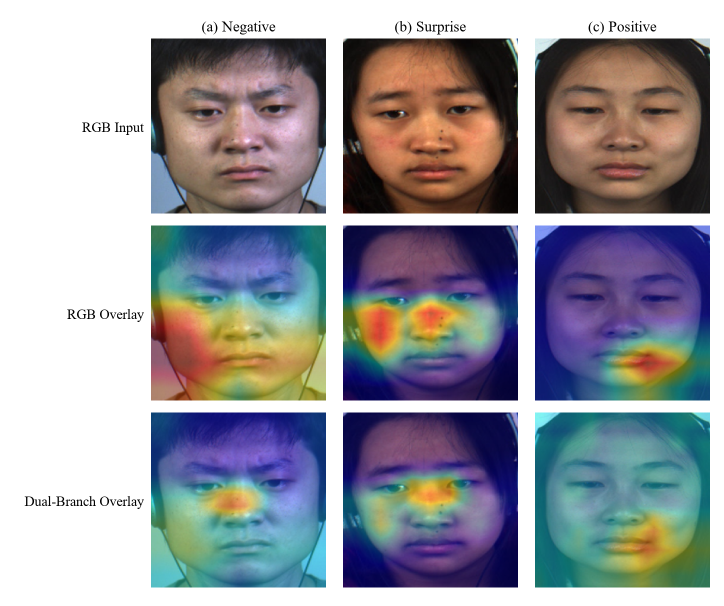
#> input picture grad-cam-lunwen/gradcam_selected_for_paper_clean_horizontal.png, 1448 x 1211 px, given in place of dual_branch_gradcampp_panel.png, which was not available (shown at 1/2 size)
$ python compose_selected_gradcam_panel.py
#> lines starting #> are read from the running program, lines starting #| are printed output that depends on the picture; pictures that were not available may be replaced by others from this repository, and a replacement may not be noted
from pathlib import Path

from PIL import Image, ImageDraw, ImageFont


BASE_DIR = Path(__file__).resolve().parent

PANELS = [
    ("(a) Negative Sample", BASE_DIR / "outputs_batch5_rgb_cbam_dyn_layer3_gradcampp" / "sub01_EP19_05f_negative" / "dual_branch_gradcampp_panel.png"),
    ("(b) Surprise Sample", BASE_DIR / "outputs_batch5_rgb_cbam_dyn_layer3_gradcampp" / "sub02_EP13_04_surprise" / "dual_branch_gradcampp_panel.png"),
    ("(c) Positive Sample", BASE_DIR / "outputs_batch5_rgb_cbam_dyn_layer3_gradcampp" / "sub09_EP02_01f_positive" / "dual_branch_gradcampp_panel.png"),
]

OUTPUT_PATH = BASE_DIR / "gradcam_selected_for_paper.png"

BACKGROUND = "white"
TEXT_COLOR = "black"
TARGET_WIDTH = 920
CROP_TOP_PIXELS = 58
MASK_TOP_PIXELS = 14
TOP_MARGIN = 24
BOTTOM_MARGIN = 28
ROW_GAP = 24
LABEL_GAP = 10


def load_font(size: int):
#> called with size = 30
    candidates = [
        "times.ttf",
        "Times New Roman.ttf",
        "timesbd.ttf",
        "Times.ttf",
    ]
    for name in candidates:
        try:
            return ImageFont.truetype(name, size=size)
        except OSError:
            continue
    return ImageFont.load_default()


LABEL_FONT = load_font(30)


def text_size(text: str, font):
    dummy = Image.new("RGB", (10, 10), "white")
    draw = ImageDraw.Draw(dummy)
    bbox = draw.textbbox((0, 0), text, font=font)
    return bbox[2] - bbox[0], bbox[3] - bbox[1]


def resize_keep_ratio(image: Image.Image, target_width: int) -> Image.Image:
    scale = target_width / image.width
    target_height = int(round(image.height * scale))
    return image.resize((target_width, target_height), Image.Resampling.LANCZOS)


def crop_panel_header(image: Image.Image) -> Image.Image:
    width, height = image.size
    crop_top = min(CROP_TOP_PIXELS, max(0, height - 1))
    cropped = image.crop((0, crop_top, width, height))
    if MASK_TOP_PIXELS > 0:
        draw = ImageDraw.Draw(cropped)
        draw.rectangle((0, 0, cropped.width, min(MASK_TOP_PIXELS, cropped.height)), fill="white")
    return cropped


def main() -> None:
    processed = []
    max_width = 0
    total_height = TOP_MARGIN + BOTTOM_MARGIN

    for label, path in PANELS:
        image = Image.open(path).convert("RGB")
#> image is the input picture: PIL image 1448x1211 RGB; mean R, G, B 153.8, 153.9, 160.4
        image = crop_panel_header(image)
#> in crop_panel_header, `cropped = image.crop((0, crop_top, width, height))`:
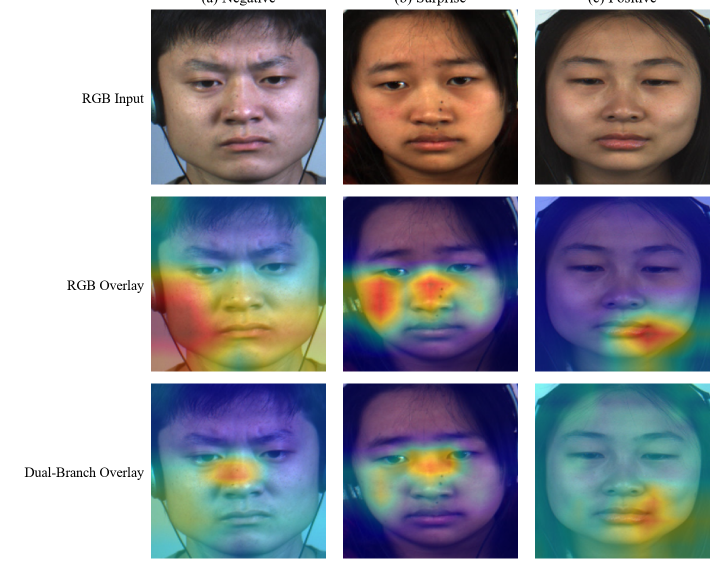
#> cropped: PIL image 1448x1153 RGB (shown at 1/2 size); mean R, G, B 149, 149, 155.8
#> image: PIL image 1448x1153 RGB
        image = resize_keep_ratio(image, TARGET_WIDTH)
#> in resize_keep_ratio, `return image.resize((target_width, target_height), Image.Resampling.LA..`:
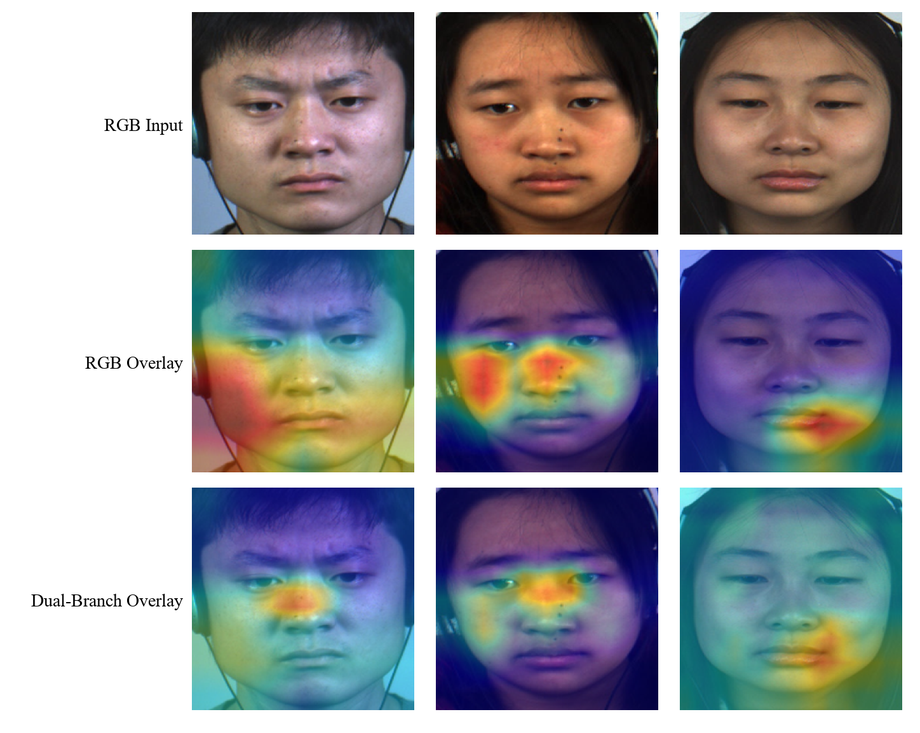
#> returned value: PIL image 920x733 RGB; mean R, G, B 149, 149.1, 155.8
        label_w, label_h = text_size(label, LABEL_FONT)
        processed.append((label, image, label_w, label_h))
        max_width = max(max_width, image.width)
#> max_width = 920
        total_height += image.height + LABEL_GAP + label_h
#> total_height = 824
#> pass 2 of the loop in main, `for label, path in PANELS:`:
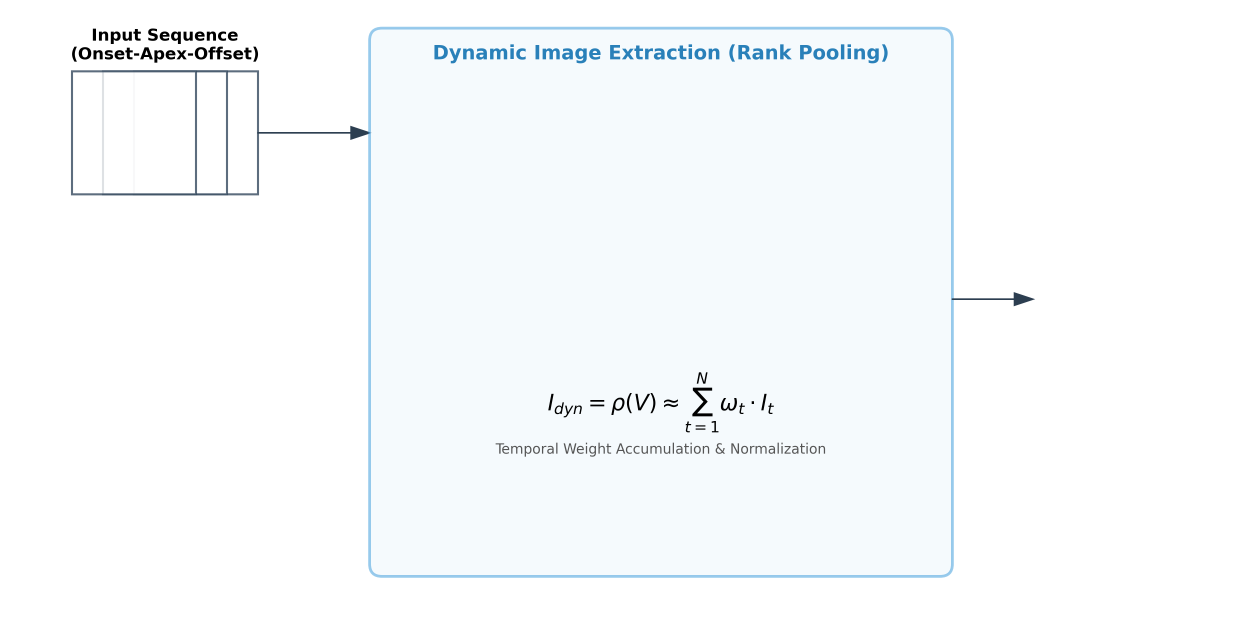
#> input picture Dynamic_Image_Process.png, 3780 x 1907 px, given in place of dual_branch_gradcampp_panel.png, which was not available (shown at 1/3 size)
#> in crop_panel_header (call 2), `cropped = image.crop((0, crop_top, width, height))`:
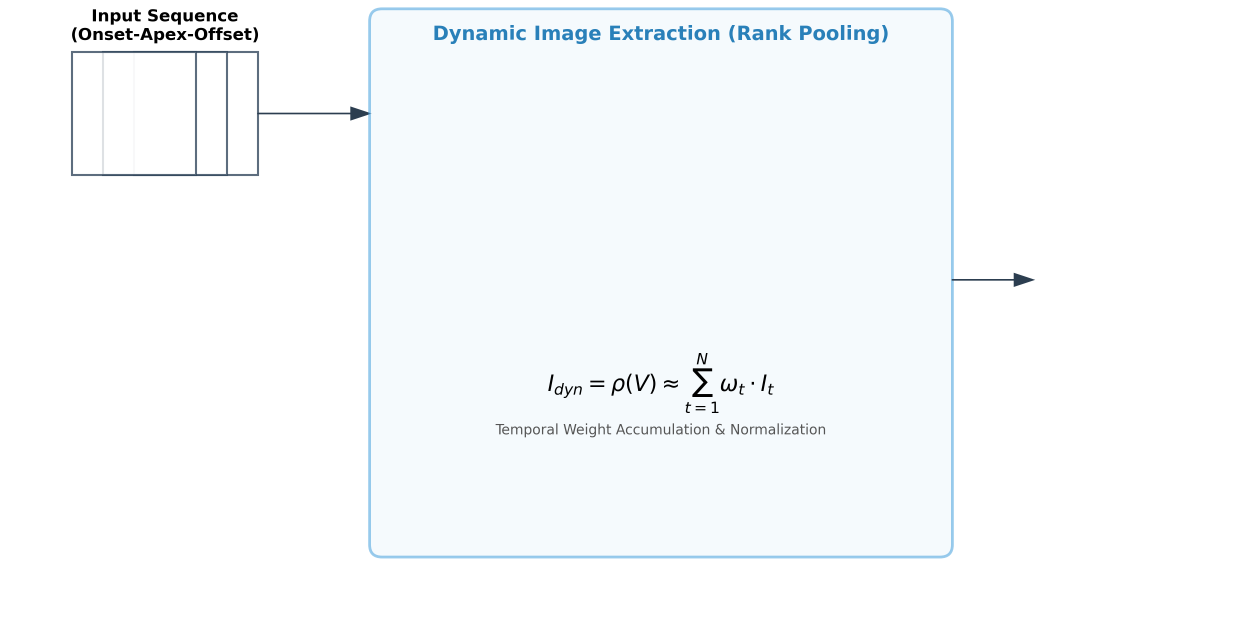
#> cropped: PIL image 3780x1849 RGB (shown at 1/3 size); mean R, G, B 247.7, 250.5, 252.2
#> in resize_keep_ratio (call 2), `return image.resize((target_width, target_height), Image.Resampling.LA..`:
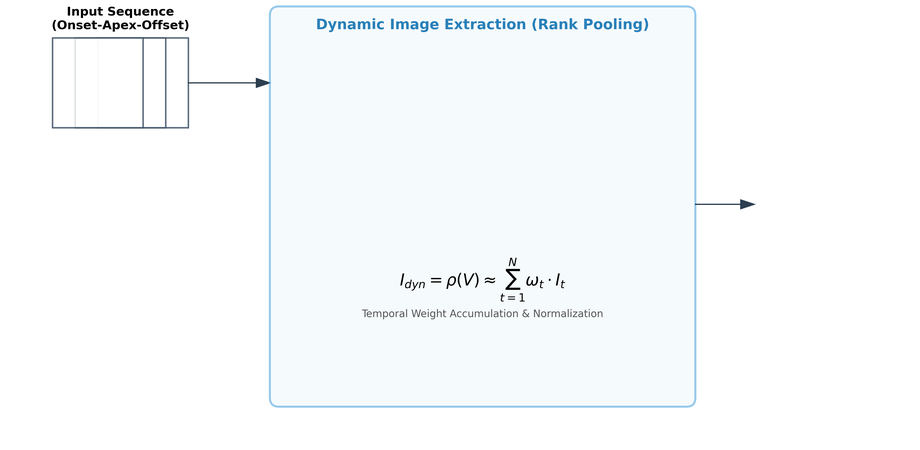
#> returned value: PIL image 920x450 RGB; mean R, G, B 247.6, 250.4, 252.2

    total_height += ROW_GAP * (len(processed) - 1)
#> total_height = 1850
    canvas_width = max_width + 80
#> canvas_width = 1000

    canvas = Image.new("RGB", (canvas_width, total_height), BACKGROUND)
#> canvas: PIL image 1000x1850 RGB; every value is 255
    draw = ImageDraw.Draw(canvas)

    y = TOP_MARGIN
    for idx, (label, image, label_w, label_h) in enumerate(processed):
        x = (canvas_width - image.width) // 2
        canvas.paste(image, (x, y))
        label_x = (canvas_width - label_w) // 2
        label_y = y + image.height + LABEL_GAP
        draw.text((label_x, label_y), label, fill=TEXT_COLOR, font=LABEL_FONT)
        y = label_y + label_h
        if idx != len(processed) - 1:
            y += ROW_GAP
#> this loop made 3 passes
#> (label, label_w, label_x, label_y, y) on passes 1 to 3: ('(a) Negative Sample', 308, 346, 767, 820), ('(b) Surprise Sample', 298, 351, 1280, 1333), ('(c) Positive Sample', 287, 356, 1793, 1822)
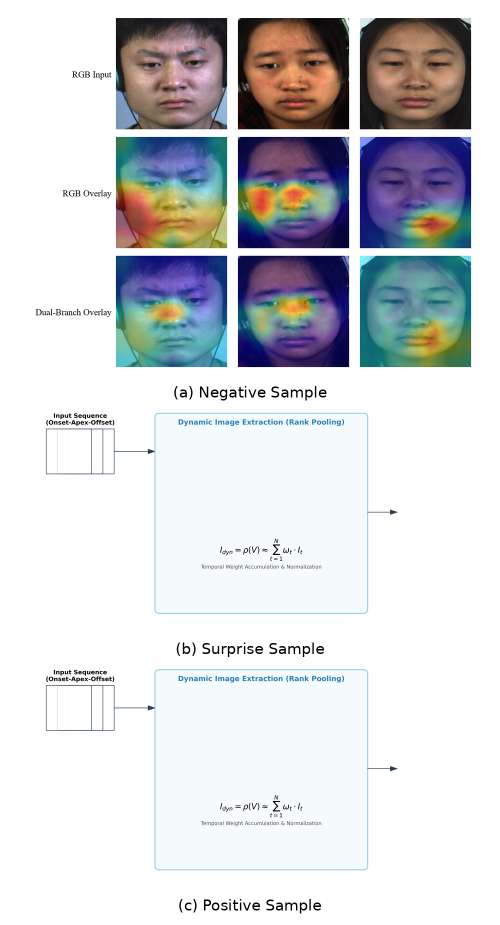
#> canvas: PIL image 1000x1850 RGB (shown at 1/2 size); mean R, G, B 212.3, 213.5, 216.8

    canvas.save(OUTPUT_PATH, dpi=(300, 300))
    print(f"Saved selected Grad-CAM panel to: {OUTPUT_PATH}")


if __name__ == "__main__":
    main()
